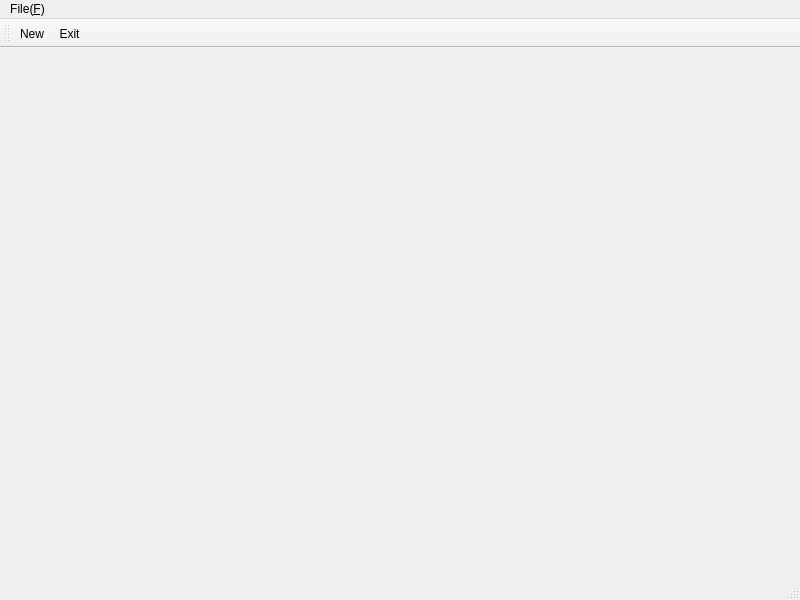
<?xml version="1.0" encoding="UTF-8"?>
<ui version="4.0">
 <class>MainWindow</class>
 <widget class="QMainWindow" name="MainWindow">
  <property name="geometry">
   <rect>
    <x>0</x>
    <y>0</y>
    <width>800</width>
    <height>600</height>
   </rect>
  </property>
  <property name="windowTitle">
   <string>MainWindow</string>
  </property>
  <widget class="QWidget" name="centralwidget"/>
  <widget class="QMenuBar" name="menubar">
   <property name="geometry">
    <rect>
     <x>0</x>
     <y>0</y>
     <width>800</width>
     <height>21</height>
    </rect>
   </property>
   <widget class="QMenu" name="menuFile_F">
    <property name="title">
     <string>File(&amp;F)</string>
    </property>
    <widget class="QMenu" name="menuSave_S">
     <property name="title">
      <string>Save(&amp;S)</string>
     </property>
     <addaction name="actionSave"/>
     <addaction name="actionSave_As"/>
    </widget>
    <addaction name="actionNew_N"/>
    <addaction name="menuSave_S"/>
    <addaction name="separator"/>
    <addaction name="actionExit_E"/>
   </widget>
   <addaction name="menuFile_F"/>
  </widget>
  <widget class="QStatusBar" name="statusbar"/>
  <widget class="QToolBar" name="toolBar">
   <property name="windowTitle">
    <string>toolBar</string>
   </property>
   <attribute name="toolBarArea">
    <enum>TopToolBarArea</enum>
   </attribute>
   <attribute name="toolBarBreak">
    <bool>false</bool>
   </attribute>
   <addaction name="actionNew"/>
   <addaction name="actionExit"/>
  </widget>
  <action name="actionNew_N">
   <property name="text">
    <string>New(&amp;N)</string>
   </property>
   <property name="shortcut">
    <string>Shift+C</string>
   </property>
  </action>
  <action name="actionExit_E">
   <property name="text">
    <string>Exit(&amp;E)</string>
   </property>
   <property name="shortcut">
    <string>Ctrl+E</string>
   </property>
  </action>
  <action name="actionSave">
   <property name="text">
    <string>Save</string>
   </property>
  </action>
  <action name="actionSave_As">
   <property name="text">
    <string>Save As</string>
   </property>
  </action>
  <action name="actionNew">
   <property name="text">
    <string>New</string>
   </property>
  </action>
  <action name="actionExit">
   <property name="text">
    <string>Exit</string>
   </property>
  </action>
 </widget>
 <resources/>
 <connections>
  <connection>
   <sender>actionExit</sender>
   <signal>triggered()</signal>
   <receiver>MainWindow</receiver>
   <slot>close()</slot>
   <hints>
    <hint type="sourcelabel">
     <x>-1</x>
     <y>-1</y>
    </hint>
    <hint type="destinationlabel">
     <x>399</x>
     <y>299</y>
    </hint>
   </hints>
  </connection>
 </connections>
</ui>
